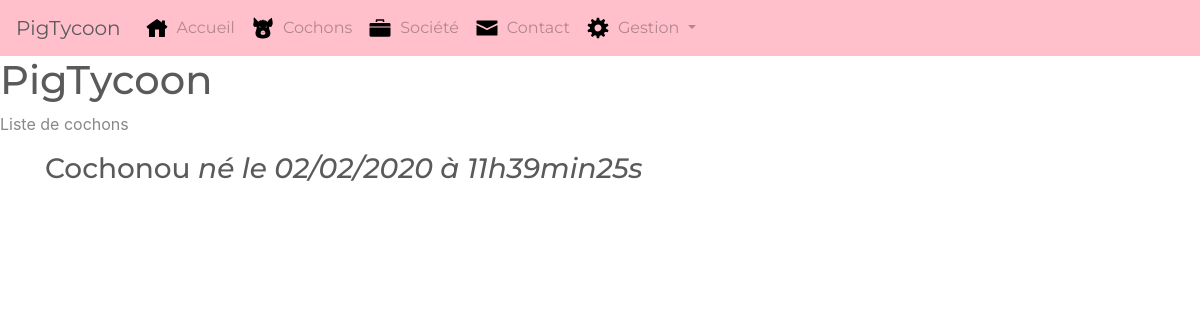
Before: /index.php?action=listPigs with the older database file.
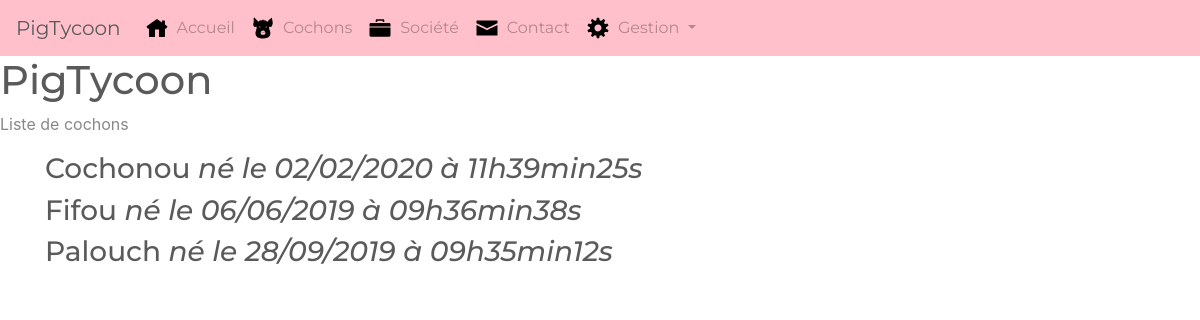
After: the same page with the newer database file.
### tables this page shows
CREATE TABLE `pig` (
  `id_pig` int(11) NOT NULL,
  `name_pig` varchar(100) NOT NULL,
  `sex_pig` tinyint(4) NOT NULL,
  `weight_pig` decimal(7,3) NOT NULL,
  `mother_pig` int(11) DEFAULT NULL,
  `father_pig` int(11) DEFAULT NULL,
  `birthdate_pig` datetime DEFAULT NULL,
  `deathdate_pig` datetime DEFAULT NULL,
  `state_pig` tinyint(4) NOT NULL DEFAULT '1',
  `thumbnail_pig` int(11) NOT NULL,
  `updated_at_pig` datetime DEFAULT NULL
);

### controllers/frontoffice.php (called while the page is built, shortened)
<?php
require_once('models/PigManager.php');
function listPigs()
{
    $pigManager = new PigManager;
    $pigs = $pigManager->getPigs();
    require('views/frontoffice/listPigs.php');
}

### models/PigManager.php (called while the page is built, shortened)
<?php
class PigManager extends Manager
{
    function getPigs()
    {
        $db = $this->dbConnect();
        $req = $db->query('SELECT
                           id_pig, name_pig, sex_pig,
                           weight_pig, mother_pig, father_pig,
                           DATE_FORMAT(birthdate_pig, \'%d/%m/%Y à %Hh%imin%ss\') AS birthdate_pig,
                           DATE_FORMAT(deathdate_pig, \'%d/%m/%Y à %Hh%imin%ss\'),
                           state_pig, name_photo
                           FROM pig
                           LEFT JOIN photo
                           ON photo.id_photo = pig.thumbnail_pig;
                           ');
        return $req;
    }
}

### views/frontoffice/listPigs.php (the view, shortened to what this page needs)
<h1>PigTycoon</h1>
<p>Liste de cochons</p>
<?php
while ($pig = $pigs->fetch()) {
?>
    <div class="container">
        <h3>
            <?= htmlspecialchars($pig['name_pig']) ?>
            <em>né le <?= $pig['birthdate_pig'] ?></em>
        </h3>
    </div>
<?php
}
?>
<?php $content = ob_get_clean(); ?>
<?php require('template.php'); ?>

### index.php (shortened to what this page needs)
<?php
require('controllers/frontoffice.php');
try {
    if (isset($_GET['action'])) {
        if ($_GET['action'] == 'listPigs') {
            listPigs();
        }
    }
    else {
        home();
    }
}
catch(Exception $e) {
    echo 'Erreur : ' . $e->getMessage();
}

### views/frontoffice/template.php (shortened to what this page needs)
<!DOCTYPE html>
<html lang="fr">
<head>
    <link rel="stylesheet" href="public/css/bootstrap.css">
    <link rel="stylesheet" href="public/css/style.css">
</head>
<header>
    <?php require('views/components/header.php'); ?>
</header>
<body>
    <?= $content ?>
</body>
</html>

### views/components/header.php (shortened to what this page needs)
<div id="mainmenu">
  <nav class="navbar navbar-expand-lg navbar-light bg-primary justify-content-between">
    <a class="navbar-brand" href="#">PigTycoon</a>
    <div class="collapse navbar-collapse" id="navbarSupportedContent">
      <ul class="navbar-nav">
        <li class="nav-item">
          <a class="nav-link" href="index.php"><img src="./public/images/icons/home.svg" alt="icône accueil" class="navbar-icons">Accueil</a>
        </li>
        <li class="nav-item">
          <a class="nav-link" href="index.php?action=listPigs"><img src="./public/images/icons/pig.svg" alt="icône cochon" class="navbar-icons">Cochons</a>
        </li>
        <li class="nav-item">
          <a class="nav-link" href="index.php?action=society"><img src="./public/images/icons/briefcase.svg" alt="icône société" class="navbar-icons">Société</a>
        </li>
        <li class="nav-item">
          <a class="nav-link" href="index.php?action=contact"><img src="./public/images/icons/envelope.svg" alt="icône contact" class="navbar-icons">Contact</a>
        </li>
        <li class="nav-item dropdown">
          <a class="nav-link dropdown-toggle" id="navbarDropdown" role="button" data-toggle="dropdown" aria-haspopup="true" aria-expanded="false">
          <img src="./public/images/icons/gear.svg" alt="icône gestion" class="navbar-icons">
            Gestion
          </a>
        </li>
      </ul>
    </div>
  </nav>
</div>

### public/css/style.css (style rules this page uses)
.bg-primary { background-color: pink !important; }
body { margin: 0; background-size: cover; background-attachment: fixed; }
.navbar { justify-content: center; }
.navbar-icons { width: 1.5em; float: left; margin-right: 0.5em; }

Changed rows visible on the page:
added pig: name_pig "Fifou", birthdate_pig "06/06/2019 à 09h36min38s"
added pig: name_pig "Palouch", birthdate_pig "28/09/2019 à 09h35min12s"
